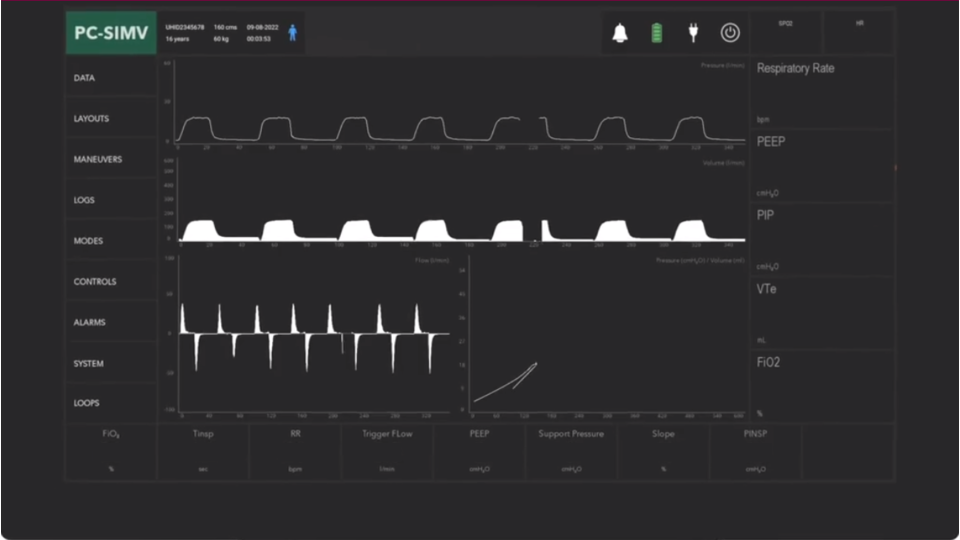
#> input picture AGVA_ScreenSimulation/blank.png, 1920 x 1080 px, found by its file name (shown at 1/2 size)
$ python AGVA_Screen1.py
#> lines starting #> are read from the running program, lines starting #| are printed output that depends on the picture
import cv2
import time

fi02 = ['21', '22', '23', '24', '25', '26', '27', '28', '29', '30']
Tinsp = ['1.0', '1.1', '1.2', '1.3', '1.4', '1.5', '1.6', '1.7', '1.8', '2.0']
rr = ['20', '21', '22', '23', '24', '25', '26', '27', '28', '30']
trigg_flow = ['5.0', '5.1', '5.2', '5.3', '5.4', '5.5', '5.6', '5.7', '5.8', '6.0']
PEEP = ['2', '3', '4', '5', '6', '7', '8', '9', '10', '12']
supp_press = ['3', '4', '5', '6', '7', '8', '9', '10', '11', '13']
slope = [str(i) for i in range(10, 21)]
pinsp = ['18', '19', '20', '21', '22', '23', '24', '25', '26', '28']

resp_rate = [str(i) for i in range(20, 31)]
peep = [str(i) for i in range(2, 13)]
pip = [str(i) for i in range(19, 30)]
vte = [str(i) for i in range(140, 151)]
FIO2 = [str(i) for i in range(21, 32)]
spo2 = [str(i) for i in range(98, 109)]
hr = [str(i) for i in range(83, 94)]

path = 'blank.png'
image = cv2.imread(path)
#> image is the input picture: shape (1080, 1920, 3); mean B, G, R 46.4, 44.5, 45.4
image = cv2.resize(image, (1600, 850))
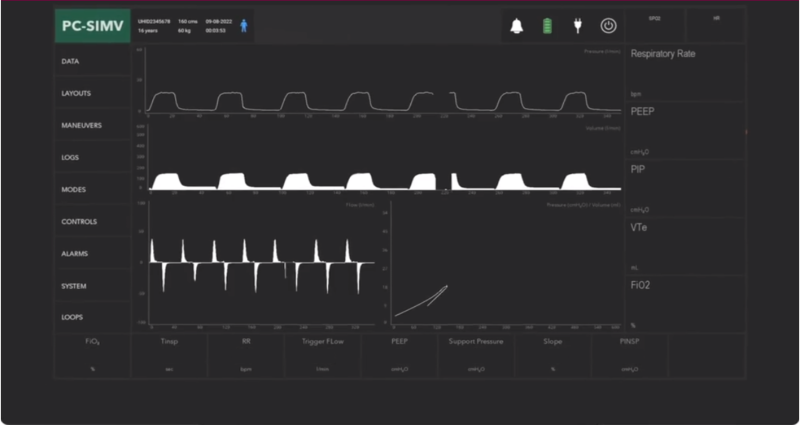
#> image: shape (850, 1600, 3) (shown at 1/2 size); mean B, G, R 46.3, 44.5, 45.4
positions = [
    (166, 723),
    (319, 722),
    (475, 725),
    (625, 726),
    (784, 723),
    (940, 725),
    (1082, 725),
    (1240, 722),
    (1400, 173),
    (1400, 288),
    (1407, 402),
    (1368, 520),
    (1400, 635),
    (1423, 68),
    (1294, 68)

]

# Accessing individual coordinates
position1 = positions[0]
position2 = positions[1]
position3 = positions[2]
position4 = positions[3]
position5 = positions[4]
position6 = positions[5]
position7 = positions[6]
position8 = positions[7]

position11 = positions[8]
position22 = positions[9]
position33 = positions[10]
position44 = positions[11]
position55 = positions[12]

position111 = positions[13]
position222 = positions[14]

font_scale2 = 0.75
thickness2 = 2
font_scale1 = 2
thickness1 = 2
font = cv2.FONT_HERSHEY_SIMPLEX
font_scale = 1
thickness = 1
color = (255, 255, 255)


cv2.waitKey(1)
time.sleep(3)  # Initial delay

for f in range(10):
    image1 = cv2.putText(image.copy(), fi02[f], position1, font, font_scale, color, thickness, cv2.LINE_AA)
    image1 = cv2.putText(image1, Tinsp[f], position2, font, font_scale, color, thickness, cv2.LINE_AA)
    image1 = cv2.putText(image1, rr[f], position3, font, font_scale, color, thickness, cv2.LINE_AA)
    image1 = cv2.putText(image1, trigg_flow[f], position4, font, font_scale, color, thickness, cv2.LINE_AA)
    image1 = cv2.putText(image1, PEEP[f], position5, font, font_scale, color, thickness, cv2.LINE_AA)
    image1 = cv2.putText(image1, supp_press[f], position6, font, font_scale, color, thickness, cv2.LINE_AA)
    image1 = cv2.putText(image1, slope[f], position7, font, font_scale, color, thickness, cv2.LINE_AA)
    image1 = cv2.putText(image1, pinsp[f], position8, font, font_scale, color, thickness, cv2.LINE_AA)

    image1 = cv2.putText(image1, resp_rate[f], position11, font, font_scale1, color, thickness1, cv2.LINE_AA)
    image1 = cv2.putText(image1, peep[f], position22, font, font_scale1, color, thickness1, cv2.LINE_AA)
    image1 = cv2.putText(image1, pip[f], position33, font, font_scale1, color, thickness1, cv2.LINE_AA)
    image1 = cv2.putText(image1, vte[f], position44, font, font_scale1, color, thickness1, cv2.LINE_AA)
    image1 = cv2.putText(image1, FIO2[f], position55, font, font_scale1, color, thickness1, cv2.LINE_AA)

    image1 = cv2.putText(image1, spo2[f], position111, font, font_scale2, color, thickness2, cv2.LINE_AA)
    image1 = cv2.putText(image1, hr[f], position222, font, font_scale2, color, thickness2, cv2.LINE_AA)

    cv2.imshow("Image", image1)
    cv2.waitKey(1)
    time.sleep(1)

cv2.waitKey(0)
cv2.destroyAllWindows()
